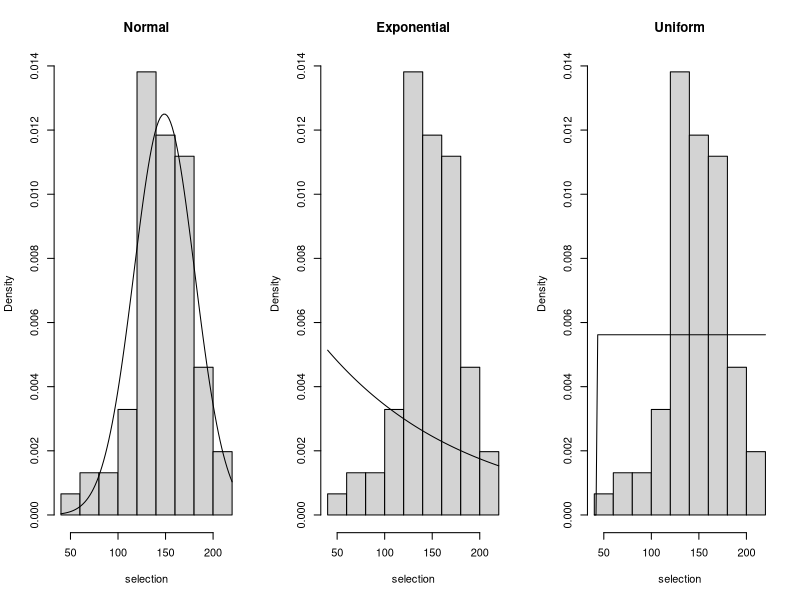
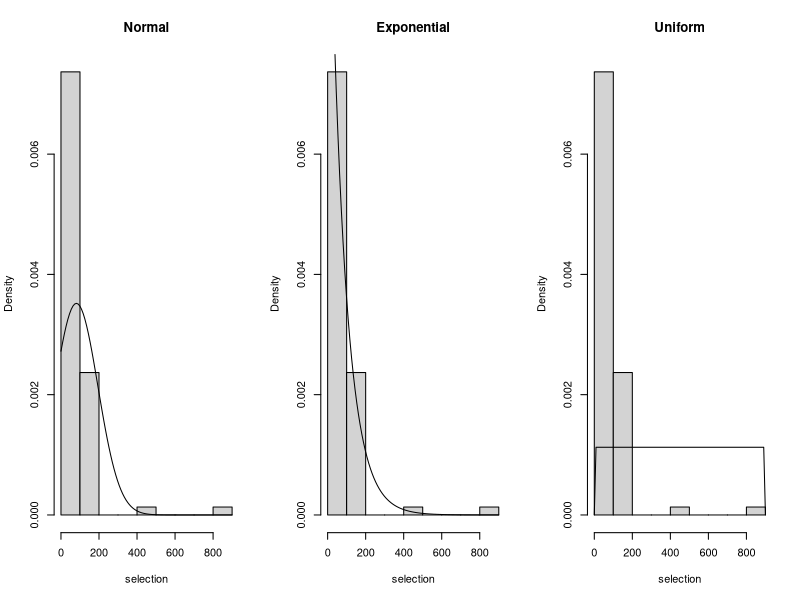
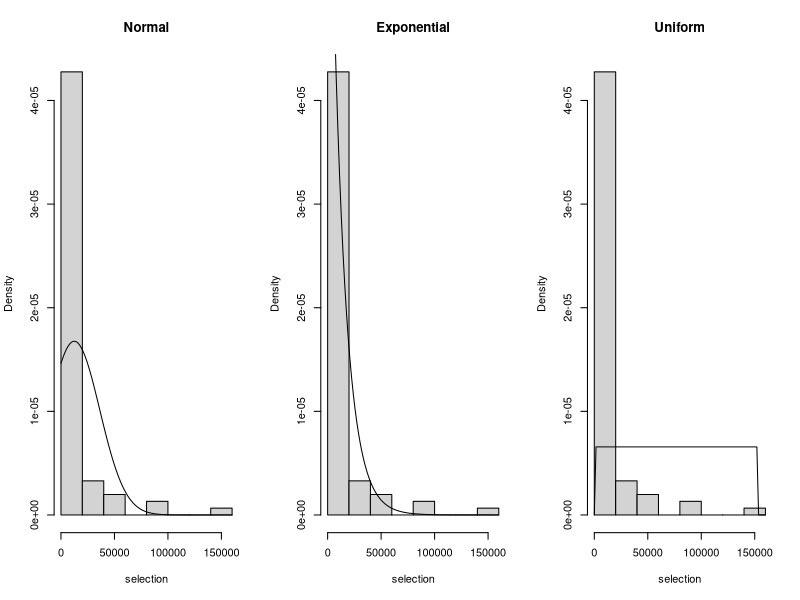

The R script that drew these images, in order:
library(readxl)

# Чтение таблицы Excel
my_data <- read_excel("./statistic_table_lab1.xlsx")

# Выбор трёх параметров
spo_students_count <- my_data$`Количество студентов (СПО)`
vpo_students_count <- my_data$`Количество студентов (ВПО)`
innovation_level <- my_data$`Уровень инновационного производства`

# Функция критерия согласия
goodness_of_fit_test <- function(selection) {
  selection_mean <- mean(selection) # Мат. Ожидание
  selection_sd <- sd(selection) # Средн. отклонение
  lambda <- 1 / selection_mean # Интенсивность 
  a <- min(selection) # Нижняя граница
  b <- max(selection) # Верхняя граница
  
  # Критерий Колмогорова-Смирнова
  ks_norm <- ks.test(selection, "pnorm", selection_mean, selection_sd)
  ks_exp <- ks.test(selection, "pexp", lambda)
  ks_unif <- ks.test(selection, "punif", a, b)

  # Критерий Пирсона
  histogram <-  hist(selection, plot = FALSE)
  observed <- histogram$counts # Что получилось
  breaks <- histogram$breaks # Границы интервалов
  
  # Нормальное распределение
  expected_prob <- diff(pnorm(breaks, selection_mean, selection_sd))
  expected_prob <- expected_prob / sum(expected_prob)
  pirson_norm <- chisq.test(observed, p = expected_prob)

  # Показательное распределение  
  expected_prob <- diff(pexp(breaks, rate = lambda))
  expected_prob <- expected_prob / sum(expected_prob)
  pirson_exp <- chisq.test(observed, p = expected_prob)
  
  # Равномерное распределение
  expected_prob <- diff(punif(breaks, a, b))
  expected_prob <- expected_prob / sum(expected_prob)
  pirson_unif <- chisq.test(observed, p = expected_prob)
  
  par(mfrow = c(1, 3))

  hist(selection, probability = TRUE, main = "Normal")
  curve(dnorm(x, mean(selection), sd(selection)), add = TRUE)
  
  hist(selection, probability = TRUE, main = "Exponential")
  curve(dexp(x, rate = 1/mean(selection)), add = TRUE)
  
  hist(selection, probability = TRUE, main = "Uniform")
  curve(dunif(x, min(selection), max(selection)), add = TRUE)
  
  return(list(
    ks_norm = ks_norm$p.value,
    ks_exp = ks_exp$p.value,
    ks_unif = ks_unif$p.value,
    pirson_norm = pirson_norm$p.value,
    pirson_exp = pirson_exp$p.value,
    pirson_unif = pirson_unif$p.value
  ))
}

# Функция для проверки p-value с уровнем значимости
decision <- function(p_value, alpha = 0.1) {
  ifelse(p_value > alpha,
         "Не отвергается",
         "Отвергается")
}

# Проверка критерия согласия на параметрах
spo_test <- goodness_of_fit_test(spo_students_count)
vpo_test <- goodness_of_fit_test(vpo_students_count)
innovation_test <- goodness_of_fit_test(innovation_level)
cat("=== СТУДЕНТЫ СПО ===\n")
print(sapply(spo_test, decision))
cat("=== СТУДЕНТЫ ВПО ===\n")
print(sapply(vpo_test, decision))
cat("=== УРОВЕНЬ ИННОВАЦИИ ===\n")
print(sapply(innovation_test, decision))

# Пункт 2
north_regions <- subset(my_data, my_data$`тип региона` == "с")
south_regions <- subset(my_data, my_data$`тип региона` == "ю")
central_regions <- subset(my_data, my_data$`тип региона` == "ц")

# Функция критерия однородности
homogeneity_test <- function(first_selection, second_selection, column_name, alpha = 0.1) {
  # Критерий Колмогорова-Смирнова
  ks_test <- ks.test(first_selection[[column_name]], second_selection[[column_name]])
  
  # Критерий Вилкоксона
  wilcox_test <- wilcox.test(first_selection[[column_name]], second_selection[[column_name]])
  
  # Критерий серий
  runs_test <- runs.test(c(first_selection[[column_name]], second_selection[[column_name]]))
  
homogeneity_test(north_regions, south_regions, "Количество студентов (ВПО)")
  
  
}
